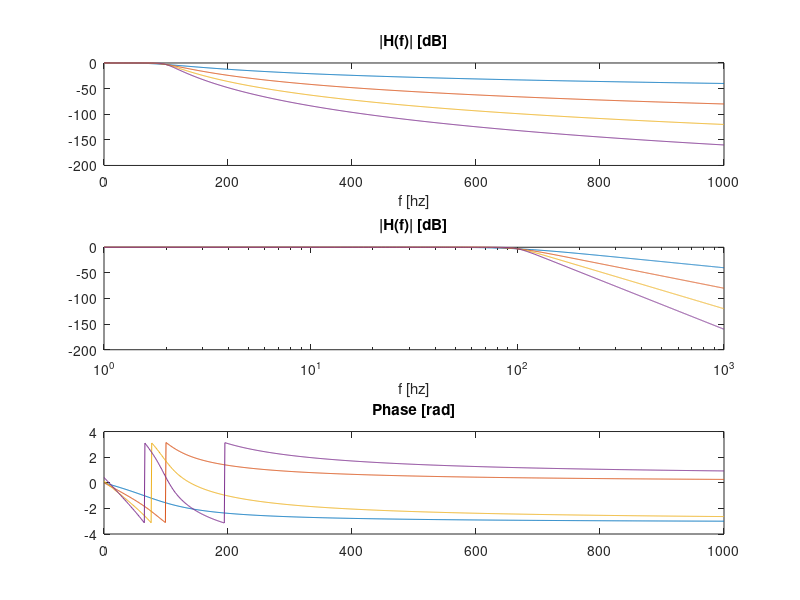

The MATLAB script that drew this image: (Note: this script raises an error after producing the figure.)
%% Butterworth filter
clear all; close all; clc;

w3dB = 2*pi*100;
figure;
for N = [2 4 6 8]
    for k = 1:N
        p(k) = w3dB * exp(j*((pi/2)+(1/2)*(pi/N)+(k-1)*(pi/N)));
    end
    z = [];
    a = poly(p);
    b = poly(z);
    f = 0:1000; w = 2*pi*f; s = j*w;
    H = polyval(b,s)./polyval(a,s);
    H2 = H/max(H);
    subplot(311); plot(f, 20*log10(abs(H2))); title('|H(f)| [dB]'); xlabel('f [hz]'); hold on;
    subplot(312); semilogx(f,20*log10(abs(H2))); title('|H(f)| [dB]'); xlabel('f [hz]'); hold on;
    subplot(313); plot(f, angle(H2)); title('Phase [rad]'); hold on;
end

%% Impulse and step response

N = 4;
k = 1:N;
w3dB = 2*pi*100;
p = w3dB * exp(j*((pi/2)+(1/2)*(pi/N)+(k-1)*(pi/N)));
z = [];
b = poly(z);
a = poly(p);
H_4 = tf(b,a);
figure;
subplot(211); impulse(H_4); title('Impulse response h(t)');
subplot(212); step(H_4); title('Step response h_{E}(t)');